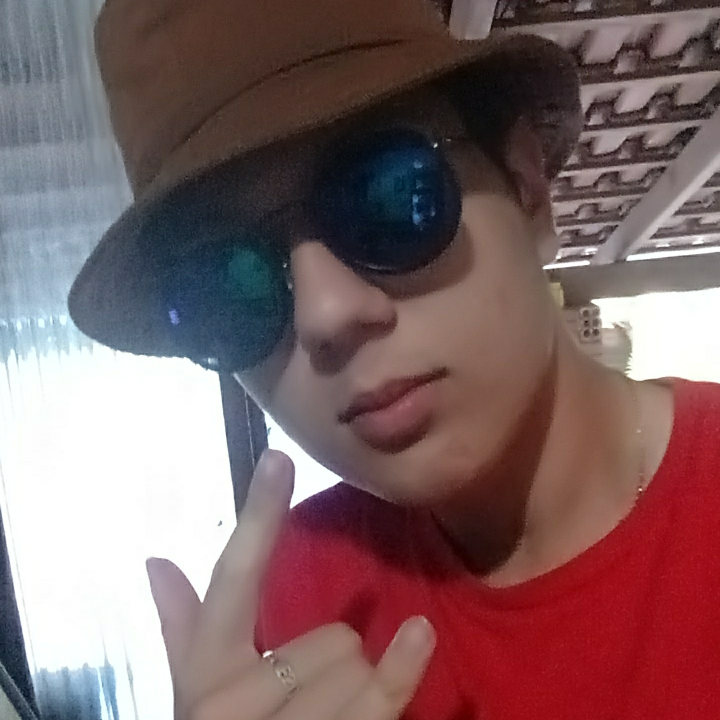
#> input picture Imagens/gabriel.jpg, 1440 x 1440 px (shown at 1/2 size)
$ python -i Self_foto.py   (imports and definitions only)
#> lines starting #> are read from the running program, lines starting #| are printed output that depends on the picture; after the words box and inside, x2 and y2 are one past the last pixel; in counts of white or black regions, pixels touching at a corner belong together
import cv2
import numpy as np
import tkinter as tk
from tkinter import filedialog
from PIL import Image, ImageTk

def segment_intensity(image):
    segmented_image = np.copy(image)

    segmented_image[image <= 50] = 25
    segmented_image[(image >= 51) & (image <= 100)] = 75
    segmented_image[(image >= 101) & (image <= 150)] = 125
    segmented_image[(image >= 151) & (image <= 200)] = 175
    segmented_image[image >= 201] = 255

    return segmented_image


def load_image():
    file_path = filedialog.askopenfilename()
#> the answer given: Imagens/gabriel.jpg
    if file_path:
        image_original = cv2.imread(file_path)
#> image_original is the input picture: shape (1440, 1440, 3); mean B, G, R 101.3, 99.3, 126.7
        image_original_resized = cv2.resize(image_original, (600, 600))
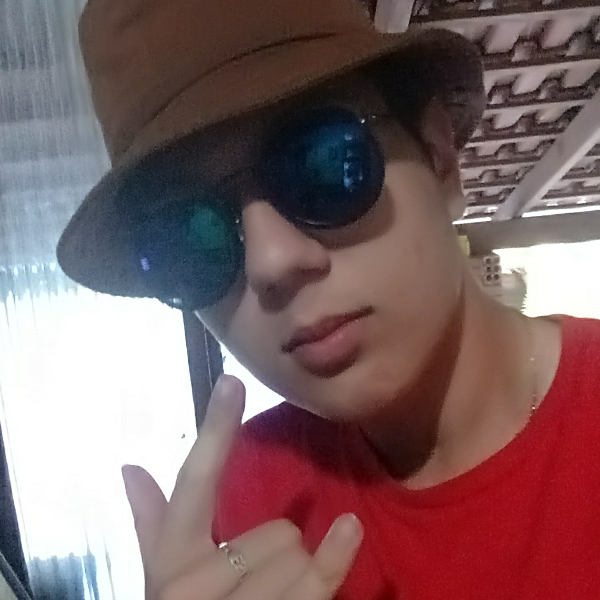
#> image_original_resized: shape (600, 600, 3); mean B, G, R 101.2, 99.2, 126.6
        image_gray = cv2.cvtColor(image_original, cv2.COLOR_BGR2GRAY)
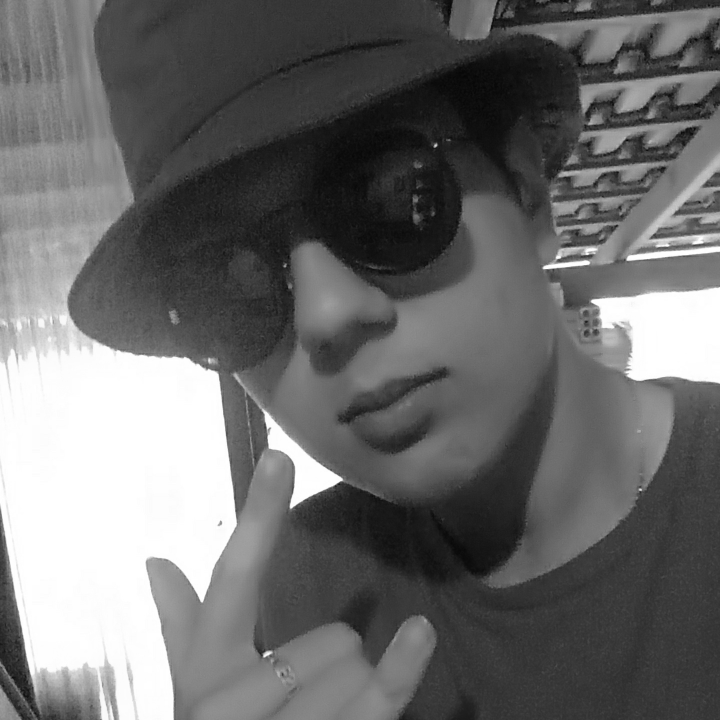
#> image_gray: shape (1440, 1440) (shown at 1/2 size); min 2, max 255, mean 107.7
        image_gray_resized = cv2.resize(image_gray, (600,600))
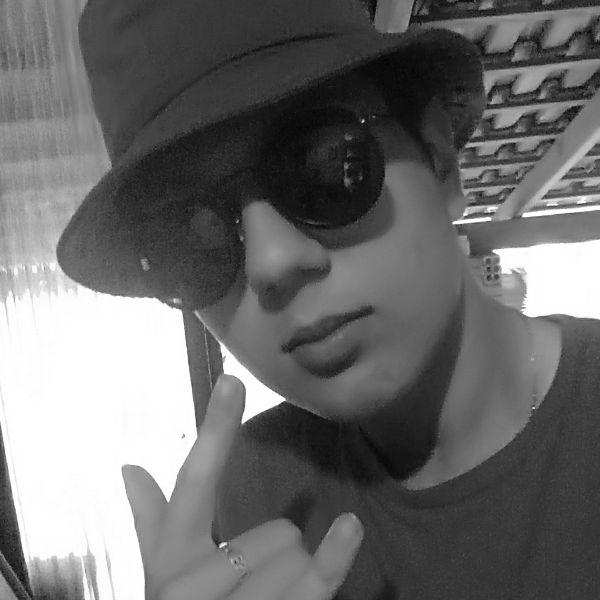
#> image_gray_resized: shape (600, 600); min 4, max 255, mean 107.6

        processed_image = segment_intensity(image_gray_resized)
#> in segment_intensity, `segmented_image[image <= 50] = 25`: segmented_image: shape (600, 600); 18.46% of pixels changed, all inside (x1, y1, x2, y2) = (0, 0, 600, 600)
#> in segment_intensity, `segmented_image[(image >= 51) & (image <= 100)] = 75`:
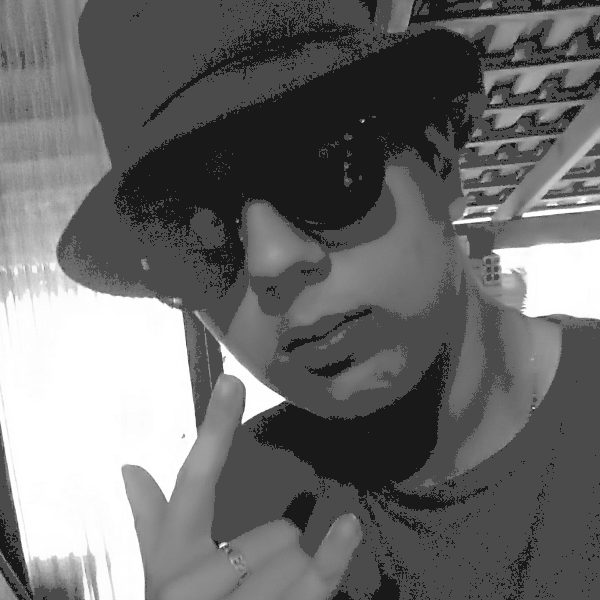
#> segmented_image: shape (600, 600); min 25, max 255, mean 108.7
#> in segment_intensity, `segmented_image[(image >= 151) & (image <= 200)] = 175`: segmented_image: shape (600, 600); min 25, max 255, mean 109.5
#> in segment_intensity, `segmented_image[image >= 201] = 255`:
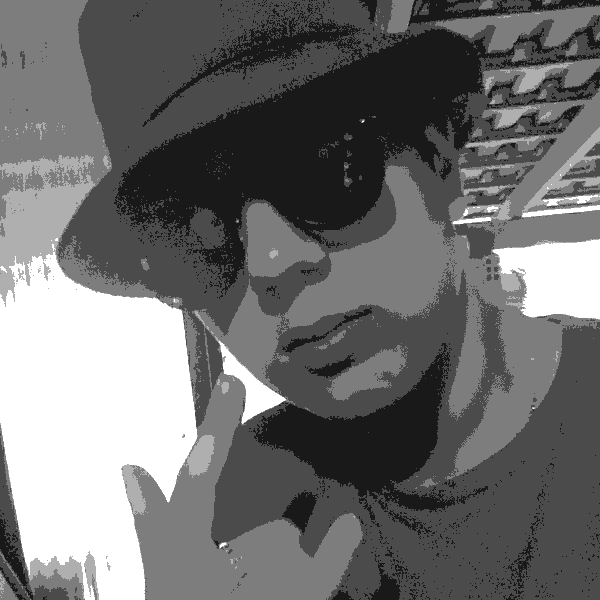
#> segmented_image: shape (600, 600); min 25, max 255, mean 110

        #exibir a imagem original
        img_original = Image.fromarray(cv2.cvtColor(image_original_resized, cv2.COLOR_BGR2RGB))
        img_original = ImageTk.PhotoImage(img_original)
#> (the run stopped early here; a loop or call above may not have finished)
